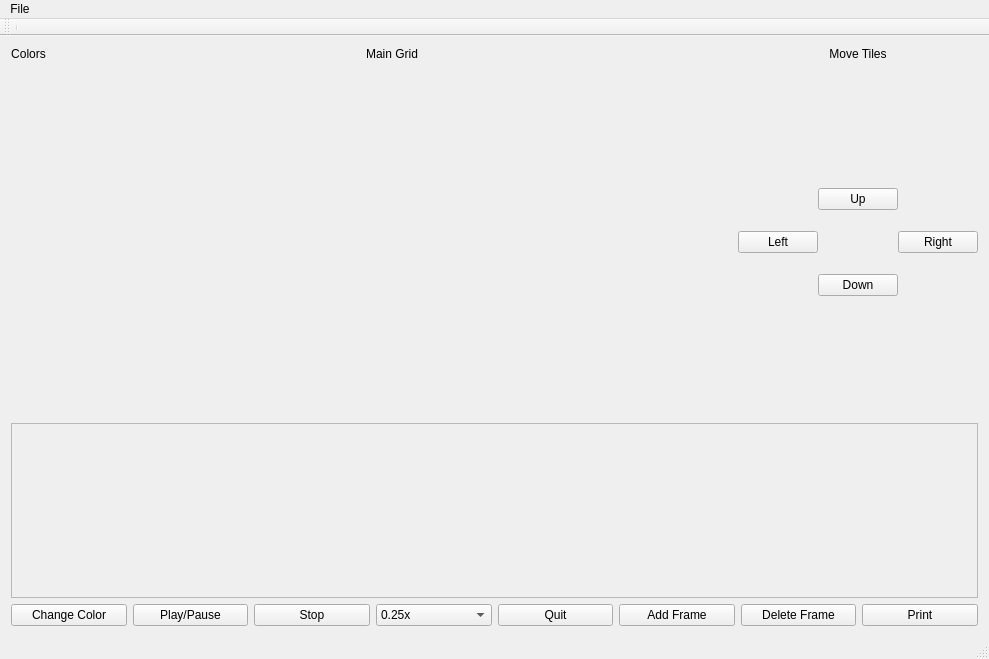
<?xml version="1.0" encoding="UTF-8"?>
<ui version="4.0">
 <class>MainWindow</class>
 <widget class="QMainWindow" name="MainWindow">
  <property name="geometry">
   <rect>
    <x>0</x>
    <y>0</y>
    <width>989</width>
    <height>659</height>
   </rect>
  </property>
  <property name="windowTitle">
   <string>MainWindow</string>
  </property>
  <widget class="QWidget" name="centralWidget">
   <property name="layoutDirection">
    <enum>Qt::LeftToRight</enum>
   </property>
   <layout class="QGridLayout" name="gridLayout" rowminimumheight="0,0,175,0">
    <item row="0" column="0">
     <widget class="QLabel" name="label">
      <property name="text">
       <string>Colors</string>
      </property>
      <property name="alignment">
       <set>Qt::AlignCenter</set>
      </property>
     </widget>
    </item>
    <item row="0" column="1">
     <widget class="QLabel" name="GridLabel">
      <property name="text">
       <string>Main Grid</string>
      </property>
      <property name="alignment">
       <set>Qt::AlignCenter</set>
      </property>
     </widget>
    </item>
    <item row="0" column="2">
     <widget class="QLabel" name="MovementLabel">
      <property name="text">
       <string>Move Tiles</string>
      </property>
      <property name="alignment">
       <set>Qt::AlignCenter</set>
      </property>
     </widget>
    </item>
    <item row="1" column="2">
     <layout class="QGridLayout" name="gridLayout_8">
      <property name="sizeConstraint">
       <enum>QLayout::SetDefaultConstraint</enum>
      </property>
      <property name="topMargin">
       <number>100</number>
      </property>
      <property name="bottomMargin">
       <number>100</number>
      </property>
      <property name="spacing">
       <number>0</number>
      </property>
      <item row="5" column="0">
       <widget class="QPushButton" name="LeftButton">
        <property name="text">
         <string>Left</string>
        </property>
       </widget>
      </item>
      <item row="5" column="2">
       <widget class="QPushButton" name="RightButton">
        <property name="text">
         <string>Right</string>
        </property>
       </widget>
      </item>
      <item row="4" column="1">
       <widget class="QPushButton" name="UpButton">
        <property name="text">
         <string>Up</string>
        </property>
       </widget>
      </item>
      <item row="6" column="1">
       <widget class="QPushButton" name="DownButton">
        <property name="text">
         <string>Down</string>
        </property>
       </widget>
      </item>
     </layout>
    </item>
    <item row="3" column="0" colspan="3">
     <layout class="QHBoxLayout" name="Buttons">
      <item>
       <widget class="QPushButton" name="ColorChangeButton">
        <property name="text">
         <string>Change Color</string>
        </property>
       </widget>
      </item>
      <item>
       <widget class="QPushButton" name="PlayButton">
        <property name="text">
         <string>Play/Pause</string>
        </property>
       </widget>
      </item>
      <item>
       <widget class="QPushButton" name="StopButton">
        <property name="text">
         <string>Stop</string>
        </property>
       </widget>
      </item>
      <item>
       <widget class="QComboBox" name="SpeedDropdown">
        <item>
         <property name="text">
          <string>0.25x</string>
         </property>
        </item>
        <item>
         <property name="text">
          <string>0.5x</string>
         </property>
        </item>
        <item>
         <property name="text">
          <string>0.75x</string>
         </property>
        </item>
        <item>
         <property name="text">
          <string>1x</string>
         </property>
        </item>
        <item>
         <property name="text">
          <string>1.25x</string>
         </property>
        </item>
        <item>
         <property name="text">
          <string>1.5x</string>
         </property>
        </item>
        <item>
         <property name="text">
          <string>1.75</string>
         </property>
        </item>
       </widget>
      </item>
      <item>
       <widget class="QPushButton" name="QuitButton">
        <property name="text">
         <string>Quit</string>
        </property>
       </widget>
      </item>
      <item>
       <widget class="QPushButton" name="AddFrameButton">
        <property name="toolTip">
         <string>&lt;html&gt;&lt;head/&gt;&lt;body&gt;&lt;p&gt;Add a frame to the end of the animation&lt;/p&gt;&lt;/body&gt;&lt;/html&gt;</string>
        </property>
        <property name="text">
         <string>Add Frame</string>
        </property>
       </widget>
      </item>
      <item>
       <widget class="QPushButton" name="DeleteFrameButton">
        <property name="text">
         <string>Delete Frame</string>
        </property>
       </widget>
      </item>
      <item>
       <widget class="QPushButton" name="PrintButton">
        <property name="text">
         <string>Print</string>
        </property>
       </widget>
      </item>
     </layout>
    </item>
    <item row="1" column="1">
     <widget class="QWidget" name="GridWidget" native="true">
      <property name="sizePolicy">
       <sizepolicy hsizetype="Expanding" vsizetype="Expanding">
        <horstretch>0</horstretch>
        <verstretch>0</verstretch>
       </sizepolicy>
      </property>
     </widget>
    </item>
    <item row="2" column="0" colspan="3">
     <widget class="QScrollArea" name="animationArea">
      <property name="sizePolicy">
       <sizepolicy hsizetype="Preferred" vsizetype="Preferred">
        <horstretch>0</horstretch>
        <verstretch>0</verstretch>
       </sizepolicy>
      </property>
      <property name="minimumSize">
       <size>
        <width>0</width>
        <height>71</height>
       </size>
      </property>
      <property name="verticalScrollBarPolicy">
       <enum>Qt::ScrollBarAlwaysOff</enum>
      </property>
      <property name="sizeAdjustPolicy">
       <enum>QAbstractScrollArea::AdjustToContents</enum>
      </property>
      <property name="widgetResizable">
       <bool>true</bool>
      </property>
      <widget class="QWidget" name="scrollAreaWidgetContents">
       <property name="geometry">
        <rect>
         <x>0</x>
         <y>0</y>
         <width>969</width>
         <height>173</height>
        </rect>
       </property>
       <property name="sizePolicy">
        <sizepolicy hsizetype="Preferred" vsizetype="Preferred">
         <horstretch>0</horstretch>
         <verstretch>0</verstretch>
        </sizepolicy>
       </property>
       <layout class="QVBoxLayout" name="verticalLayout"/>
      </widget>
     </widget>
    </item>
    <item row="1" column="0">
     <layout class="QVBoxLayout" name="ColorWidget"/>
    </item>
   </layout>
  </widget>
  <widget class="QMenuBar" name="menuBar">
   <property name="geometry">
    <rect>
     <x>0</x>
     <y>0</y>
     <width>989</width>
     <height>21</height>
    </rect>
   </property>
   <widget class="QMenu" name="menuFile">
    <property name="title">
     <string>File</string>
    </property>
    <addaction name="actionNew"/>
    <addaction name="actionSave"/>
    <addaction name="actionSave_As"/>
    <addaction name="actionExport"/>
    <addaction name="actionLoad"/>
    <addaction name="actionQuit"/>
   </widget>
   <addaction name="menuFile"/>
  </widget>
  <widget class="QToolBar" name="mainToolBar">
   <attribute name="toolBarArea">
    <enum>TopToolBarArea</enum>
   </attribute>
   <attribute name="toolBarBreak">
    <bool>false</bool>
   </attribute>
   <addaction name="separator"/>
  </widget>
  <widget class="QStatusBar" name="statusBar"/>
  <action name="actionSave">
   <property name="text">
    <string>Save</string>
   </property>
  </action>
  <action name="actionSave_As">
   <property name="text">
    <string>Save As...</string>
   </property>
  </action>
  <action name="actionLoad">
   <property name="text">
    <string>Load</string>
   </property>
  </action>
  <action name="actionNew">
   <property name="text">
    <string>New Show</string>
   </property>
  </action>
  <action name="actionQuit">
   <property name="text">
    <string>Quit</string>
   </property>
  </action>
  <action name="actionExport">
   <property name="text">
    <string>Export</string>
   </property>
  </action>
 </widget>
 <layoutdefault spacing="6" margin="11"/>
 <resources/>
 <connections/>
</ui>
